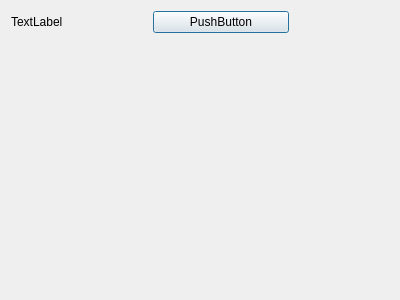
<?xml version="1.0" encoding="UTF-8"?>
<ui version="4.0">
 <class>TestDialog</class>
 <widget class="QDialog" name="TestDialog">
  <property name="geometry">
   <rect>
    <x>0</x>
    <y>0</y>
    <width>400</width>
    <height>300</height>
   </rect>
  </property>
  <property name="windowTitle">
   <string>Dialog</string>
  </property>
  <layout class="QVBoxLayout" name="verticalLayout">
   <item>
    <layout class="QHBoxLayout" name="horizontalLayout">
     <property name="rightMargin">
      <number>100</number>
     </property>
     <item>
      <widget class="QLabel" name="label">
       <property name="text">
        <string>TextLabel</string>
       </property>
       <property name="alignment">
        <set>Qt::AlignLeading|Qt::AlignLeft|Qt::AlignVCenter</set>
       </property>
      </widget>
     </item>
     <item>
      <widget class="QPushButton" name="pushButton">
       <property name="text">
        <string>PushButton</string>
       </property>
      </widget>
     </item>
    </layout>
   </item>
   <item>
    <spacer name="verticalSpacer">
     <property name="orientation">
      <enum>Qt::Vertical</enum>
     </property>
     <property name="sizeHint" stdset="0">
      <size>
       <width>20</width>
       <height>40</height>
      </size>
     </property>
    </spacer>
   </item>
  </layout>
 </widget>
 <resources/>
 <connections/>
</ui>
